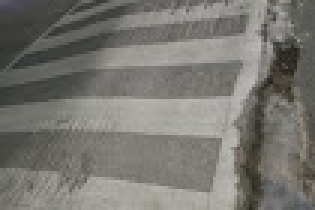
#> input picture carretera.jpg, 105 x 70 px (shown 3 times larger)
$ python main.py
#> lines starting #> are read from the running program, lines starting #| are printed output that depends on the picture
from Thresholding import bersen, globalT, otsu
from Color import space_color
from Components import component_detection

import cv2 as cv
import matplotlib.pyplot as plt

if __name__ == "__main__":
    # Lectura de imágenes
    img1 = cv.imread("carretera.jpg",cv.IMREAD_GRAYSCALE)
#> img1: shape (70, 105); min 27, max 188, mean 118.3
    img2 = cv.imread("image-cell.png",cv.IMREAD_GRAYSCALE)
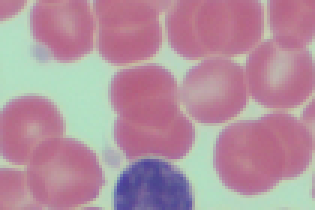
#> input picture image-cell.png, 105 x 70 px (shown 3 times larger)
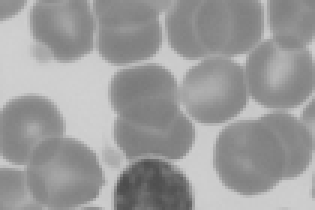
#> img2: shape (70, 105) (shown 3 times larger); min 76, max 209, mean 155.5
    img3 = cv.imread("person_bacteria.jpeg",cv.IMREAD_GRAYSCALE)
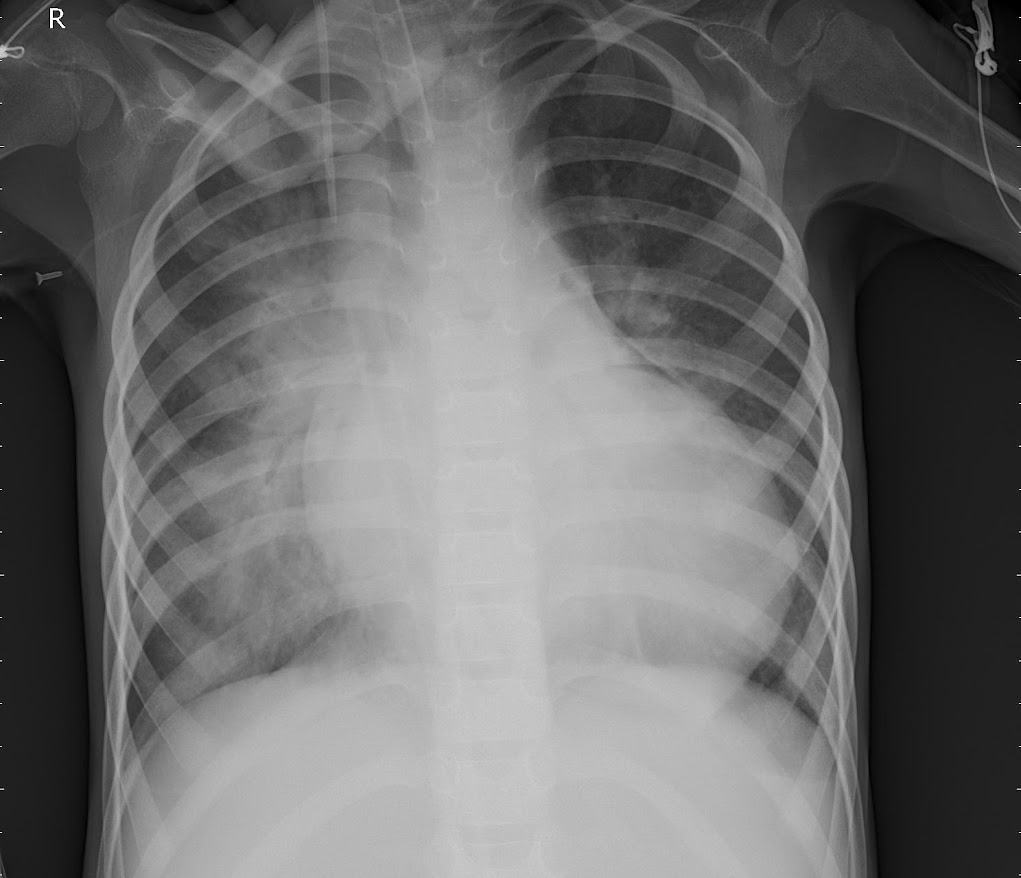
#> input picture person_bacteria.jpeg, 1021 x 878 px
#> img3 is the input picture: shape (878, 1021); min 0, max 255, mean 108.2


    # Umbralizacion adaptativa
#> (the run stopped early here; a loop or call above may not have finished)
